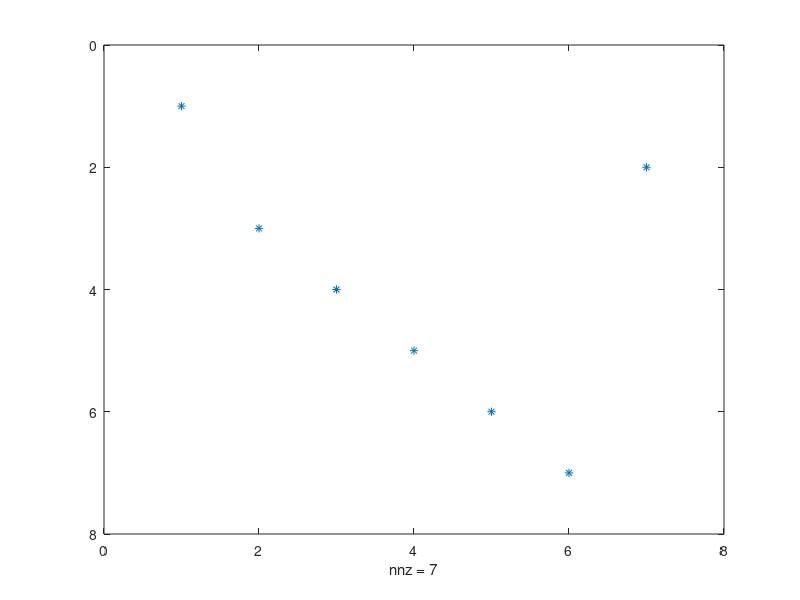
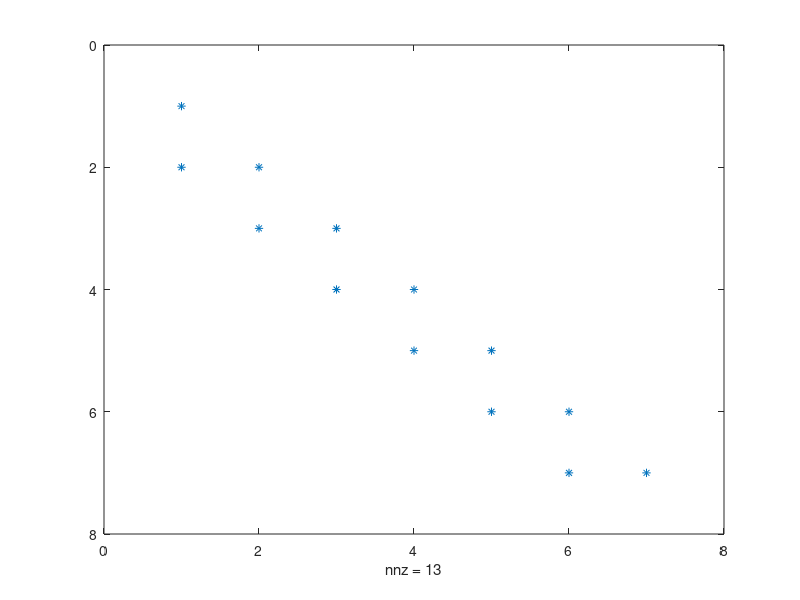
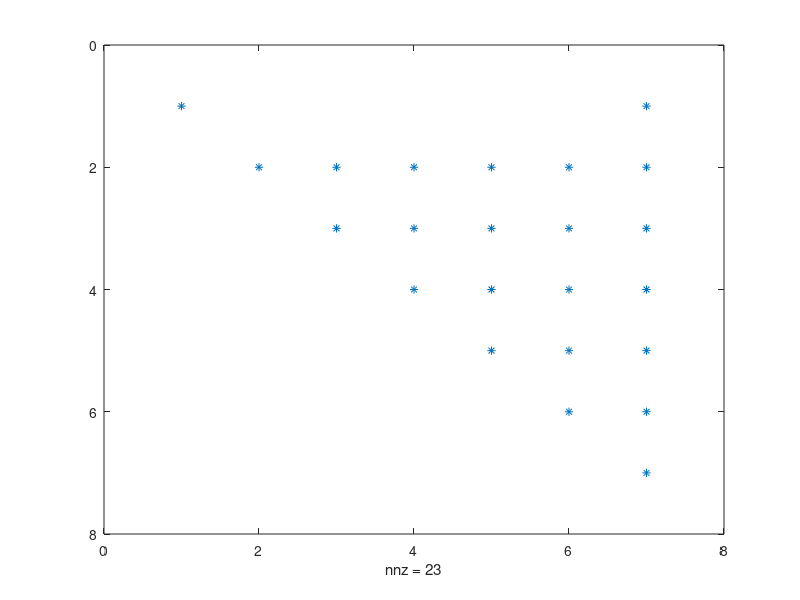

These figures' MATLAB source, in order: (Note: this script raises an error after producing the figures.)
clc;clear;close all;
%% Point a: build A
n=7; 
A=diag(ones(n, 1));
A(1:end, end)=1;
A(end, :)=1:n;
%%%%%%%%%%%%%%%%%
%Check
fprintf("A is:\n")
disp(A)

%% Point b: LU factorization
[L, U, P]=lu(A);

fprintf("L is:\n")
disp(L)
fprintf("U is:\n")
disp(U)

%% Point c
figure("Name",sprintf("Pattern of Matrix P"))
spy(P)
% We observe that pivoting has been performed; in particular, 
% the last row of A has become the second row, 
% and the rows from 2 to 6 of A have become rows 3 to 7. 
% See also Figure 1.

figure("Name",sprintf("Pattern of Matrix L"))
spy(L)
figure("Name",sprintf("Pattern of Matrix U"))
spy(U)
% We also observe the occurrence of the fill-in phenomenon,
% as the matrix U is full despite the sparsity 
% of matrix A. See Figure 2 and 3.

%% Point d
b=[1; zeros(n-1, 1)];


y=forward_substitution(L, P*b);
x=backward_substitution(U, y);

fprintf("The solution is x= \n");
disp(x)
% Check
% disp(A\b)

%% Point e
err=[];
a=1.1;
for n=[20 30 40]
    A=diag(ones(n, 1));
    A(1:end, end)=1;
    v = [1.1; ones(n-1,1)];
    A(end, :)=v;
    tmp=a/(a+n-3);
    xex=[1-tmp ; -repmat(tmp, n-2,1); tmp];
    %xex=[1-tmp; -tmp*ones(n-2,1); tmp];
    [L, U, P]=lu(A);
    
    b=[1; zeros(n-1, 1)];

    y=forward_substitution(L, P*b);
    x_comp=backward_substitution(U, y);
    err_n=norm(xex-x_comp)/norm(xex);
    err=[err err_n];

end
err
